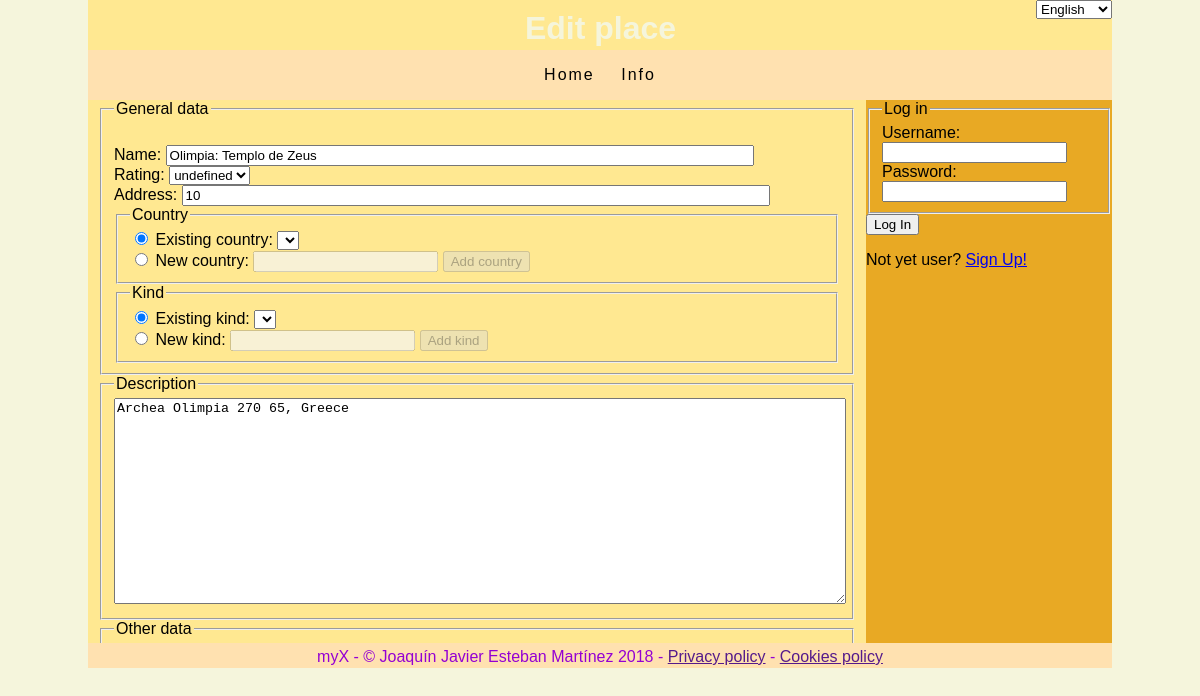
Page /locusEdit.php?locusID=734 on the committed database.
### tables this page shows
CREATE TABLE `loca` (
    `locusID`       INTEGER NOT NULL,
    `achtung`       VARCHAR(255),
    `name`          VARCHAR(255) NOT NULL,
    `rating`        INTEGER,
    `address`       VARCHAR(255),
    `country`       INTEGER,
    `kind`          INTEGER,
    `descr`         MEDIUMTEXT,
    `coordExact`    VARCHAR(255),
    `coordGeneric`  VARCHAR(255),
    `web`           VARCHAR(255),
    `user`          INTEGER NOT NULL,
    INDEX (name),
    CONSTRAINT loca_pk PRIMARY KEY (locusID),
    CONSTRAINT loca_country_fk FOREIGN KEY (country) REFERENCES `countries` (countryID) ON DELETE CASCADE ON UPDATE CASCADE,
    CONSTRAINT loca_kind_fk FOREIGN KEY (kind) REFERENCES `kinds` (kindID) ON DELETE CASCADE ON UPDATE CASCADE,
    CONSTRAINT loca_user_fk FOREIGN KEY (user) REFERENCES `users` (userID) ON DELETE CASCADE ON UPDATE CASCADE
);

### locus.inc (called while the page is built, shortened)
<?php
class Locus {
    protected $name;
    protected $rating;
    protected $address;
    protected $descr;
    public function getName() {return $this->name;}
    public function getRating() {return $this->rating;}
    public function getAddress() {return $this->address;}
    public function getDescr() {return $this->descr;}
    public function __construct($locusID) {
        $pdo = DB::getDBHandle();
        $queryString = <<<QUERY
SELECT *
FROM `myX`.`loca`
WHERE `locusID` = :locusID
QUERY;
        $statement = $pdo->prepare($queryString);
        $statement->bindParam(":locusID", $locusID);
        $statement->execute();
        $row = $statement->fetch();
        $this->name = $row['name'];
        $this->rating = intval($row['rating']);
        $this->address = $row['address'];
        $this->descr = $row['descr'];
    }
}
?>

### locusEdit.php (the view, shortened to what this page needs)
<?php
require_once 'locus.inc';
if (isset($_GET['locusID'])) {
    $locusEdit = true;
    $locus = new Locus(intval($_GET['locusID']));
    $tempPraxis = false;
} else {
    $locusEdit = false;
    if (isset($_GET['tempPraxis'])) {
        $tempPraxis = true;
        $tempLocus = true;
    }
}
include 'header.inc';
echo "\t\t\t<section> \n";
echo "\t\t\t\t<form id=\"locusEditForm\" action=\"";
echo $tempPraxis ?
    "praxisEdit.php?praxisID=".$_SESSION['tempPraxis']['praxisID'] :
    "locusEditProcess.php";
echo "\" method=\"POST\" accept-charset=\"utf-8\">\n";
echo "\t\t\t\t\t<fieldset>\n";
echo "\t\t\t\t\t\t<legend>"._("General data")."</legend>\n";
echo "\" style=\"visibility: hidden; width: 80%\" /><br />\n";
echo "\t\t\t\t\t\t\t<label for=\"name\">"._("Name").":</label>\n";
echo "\t\t\t\t\t\t\t<input id=\"name\" type=\"text\" name=\"name\" value=\"";
if ($locusEdit)
    echo $locus->getName();
else if ($tempLocus && isset($_SESSION['tempLocusData']['name']))
    echo $_SESSION['tempLocusData']['name'];
echo "\" style=\"width: 80%\" /><br />\n";
echo "\t\t\t\t\t\t\t<label for=\"rating\">"._("Rating").":</label>\n";
echo "\t\t\t\t\t\t\t<select id=\"rating\" name=\"rating\">\n";
echo "\t\t\t\t\t\t\t\t<option value=\"0\"";
if ($locusEdit && ($locus->getRating() === 0))
    echo " selected=\"selected\"";
echo ">"._("undefined")."</option>\n";
echo "\t\t\t\t\t\t\t</select><br />\n";
echo "\t\t\t\t\t\t\t<label for=\"name\">"._("Address").":</label>\n";
echo "\t\t\t\t\t\t\t<input id=\"address\" type=\"text\" name=\"address\"".
    " value=\"";
if ($locusEdit)
    echo $locus->getAddress();
echo "\" style=\"width: 80%\" /><br />\n";
echo "\t\t\t\t\t\t\t<fieldset>\n";
echo "\t\t\t\t\t\t\t\t<legend>". _("Country")."</legend>\n";
echo "\t\t\t\t\t\t\t\t<input id=\"countryOriginExisting\" type=\"radio\"".
    " name=\"countryOrigin\"";
if ($locusEdit ||
    (!$locusEdit && $_SESSION['DBStatus']['doPracticaExist']))
        echo " checked=\"checked\"";
echo " />\n";
echo "\t\t\t\t\t\t\t\t<label for=\"countryOrigin\">"._("Existing country").
    ":</label>\n";
echo "\t\t\t\t\t\t\t\t<select name=\"countryID\" id=\"countryID\">\n";
echo "\t\t\t\t\t\t\t\t</select><br />\n";
echo "\t\t\t\t\t\t\t\t<input id=\"countryOriginNew\" type=\"radio\"".
    " name=\"countryOrigin\"";
if (!$locusEdit && !$_SESSION['DBStatus']['doPracticaExist'])
    echo " checked=\"checked\"";
echo " />\n";
echo "\t\t\t\t\t\t\t\t<label for=\"countryOrigin\">"._("New country").
    ":</label>\n";
echo "\t\t\t\t\t\t\t\t<input id=\"countryNewTxt\" type=\"text\"".
    " name=\"countryNew\" />\n";
echo "\t\t\t\t\t\t\t\t<button type=\"button\" id=\"countryNew\">".
    _("Add country")."</button>\n";
echo "\t\t\t\t\t\t\t</fieldset>\n";
echo "\t\t\t\t\t\t\t<fieldset>\n";
echo "\t\t\t\t\t\t\t\t<legend>". _("Kind")."</legend>\n";
echo "\t\t\t\t\t\t\t\t<input id=\"kindOriginExisting\" type=\"radio\"".
    " name=\"kindOrigin\"";
if ($locusEdit ||
    (!$locusEdit && $_SESSION['DBStatus']['doPracticaExist']))
        echo " checked=\"checked\"";
echo " />\n";
echo "\t\t\t\t\t\t\t\t<label for=\"kindsOrigin\">"._("Existing kind").
    ":</label>\n";
echo "\t\t\t\t\t\t\t\t<select name=\"kindID\" id=\"kindID\">\n";
echo "\t\t\t\t\t\t\t\t</select><br />\n";
echo "\t\t\t\t\t\t\t\t<input id=\"kindOriginNew\" type=\"radio\"".
    " name=\"kindOrigin\"";
if (!$locusEdit && !$_SESSION['DBStatus']['doPracticaExist'])
    echo " checked=\"checked\"";
echo " />\n";
echo "\t\t\t\t\t\t\t\t<label for=\"kindOrigin\">"._("New kind").
    ":</label>\n";
echo "\t\t\t\t\t\t\t\t<input id=\"kindNewTxt\" type=\"text\"".
    " name=\"kindNew\" />\n";
echo "\t\t\t\t\t\t\t\t<button type=\"button\" id=\"kindNew\">".
    _("Add kind")."</button>\n";
echo "\t\t\t\t\t\t\t</fieldset>\n";
echo "\t\t\t\t\t</fieldset>\n";
echo "\t\t\t\t\t<div id=\"descr\">\n";
echo "\t\t\t\t\t\t<fieldset>\n";
echo "\t\t\t\t\t\t\t<legend>"._("Description")."</legend>\n";
echo "\t\t\t\t\t\t\t<textarea id=\"descrTxt\" name=\"descr\"".
    " style=\"width: 100%; height: 200px;\">";
if ($locusEdit)
    echo $locus->getDescr();
echo "</textarea>\n";
echo "\t\t\t\t\t\t</fieldset>\n";
echo "\t\t\t\t\t</div>\n";
echo "\t\t\t\t\t<fieldset>\n";
echo "\t\t\t\t\t\t<legend>"._("Other data")."</legend>\n";
echo "\" /><br />\n";
echo "\" /><br />\n";
echo "\" style=\"width: 80%\" /><br />\n";
echo "\t\t\t\t\t</fieldset>\n";
echo "\t\t\t\t</form>\n";
echo "\t\t\t</section> \n\n";
require_once 'footer.inc';
?>

### stylesheets/default.css (style rules this page uses)
:root { --rootColor: #FF000D; --analogousColor1: #FF6B42; --analogousColor2: #E84E3D; --analogousColor3: #E84991; --analogousColor4: #FF4FE6; --rootColor: #FF9900; --analogousColor1: #FFD242; --analogousColor2: #E8B23D; --analogousColor3: #E89749; --analogousColor4: #FF904F; --rootColor: #FFE1B0; --analogousColor1: #FFE891; --analogousColor2: #E8A924; --analogousColor3: #E88A24; --analogousColor4: #FFB281; }
html { height: 100%; }
body { height: 100%; background: beige; margin: 0; padding: 0; font-family: sans-serif; }
section { position: absolute; width: 758px; height: 543px; top: 100px; left: 0; border: none; background-color: var(--analogousColor1); margin: 0 auto; padding: 0 10px 0 10px; overflow: auto; }

### rows in the picture
loca: name "Olimpia: Templo de Zeus", address "10", descr "Archea Olimpia 270 65, Greece"

### other values in the picture
_("General data") "General data"
_("Name") "Name"
_("Rating") "Rating"
_("Address") "Address"
_("Country") "Country"
_("Existing country") "Existing country"
_("New country") "New country"
_("Add country") "Add country"
_("Kind") "Kind"
_("Existing kind") "Existing kind"
_("New kind") "New kind"
_("Add kind") "Add kind"
_("Description") "Description"
_("Other data") "Other data"
_("Log in") "Log in"
